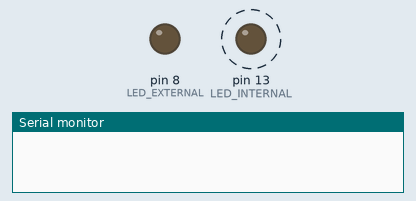
Simulated run of this program. Board: Arduino Uno, built with avr-gcc and run on an emulated ATmega328P. On the bench: output pins drawn as LEDs (lit = HIGH), the last lines printed to the serial monitor. Dashed ring = blinking.

Above: at 0.2 s.
At 7.7 s:
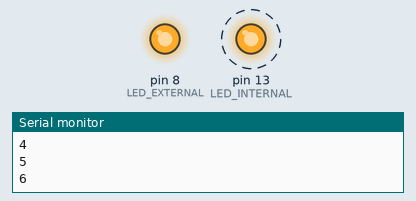
Timing chart, 0 to 9.2 s (numbered marks = the images above):
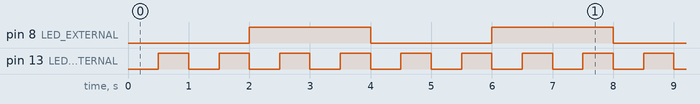

The program:

main.cpp
```cpp
#include <Arduino.h>

const int LED_INTERNAL = LED_BUILTIN;
const int LED_EXTERNAL = 8;

// Timer LED internal
unsigned long previousMillisInternal = 0;
const unsigned long intervalInternal = 500;

// Timer LED eksternal
unsigned long previousMillisExternal = 0;
const unsigned long intervalExternal = 2000;

// Timer Serial
unsigned long previousMillisSerial = 0;
const unsigned long intervalSerial = 1000;

// Status LED
bool stateInternal = LOW;
bool stateExternal = LOW;

// Counter Serial
unsigned long counter = 0;

void setup() {

  pinMode(LED_INTERNAL, OUTPUT);
  pinMode(LED_EXTERNAL, OUTPUT);

  Serial.begin(9600);
}

void loop() {

  unsigned long currentMillis = millis();

  // LED bawaan Arduino
  if (currentMillis - previousMillisInternal >= intervalInternal) {

    previousMillisInternal = currentMillis;

    stateInternal = !stateInternal;

    digitalWrite(LED_INTERNAL, stateInternal);
  }

  // LED eksternal
  if (currentMillis - previousMillisExternal >= intervalExternal) {

    previousMillisExternal = currentMillis;

    stateExternal = !stateExternal;

    digitalWrite(LED_EXTERNAL, stateExternal);
  }

  // Serial Monitor
  if (currentMillis - previousMillisSerial >= intervalSerial) {

    previousMillisSerial = currentMillis;

    Serial.println(counter);

    counter++;
  }
}
```

Measured:
- by itself, pin 8 (LED_EXTERNAL): alternates HIGH for 2.0 s and LOW for 2.0 s
- by itself, pin 13 (LED_INTERNAL): alternates HIGH for 0.50 s and LOW for 0.50 s
- by itself, everything shown: repeats every 4.0 s, in 8 steps
